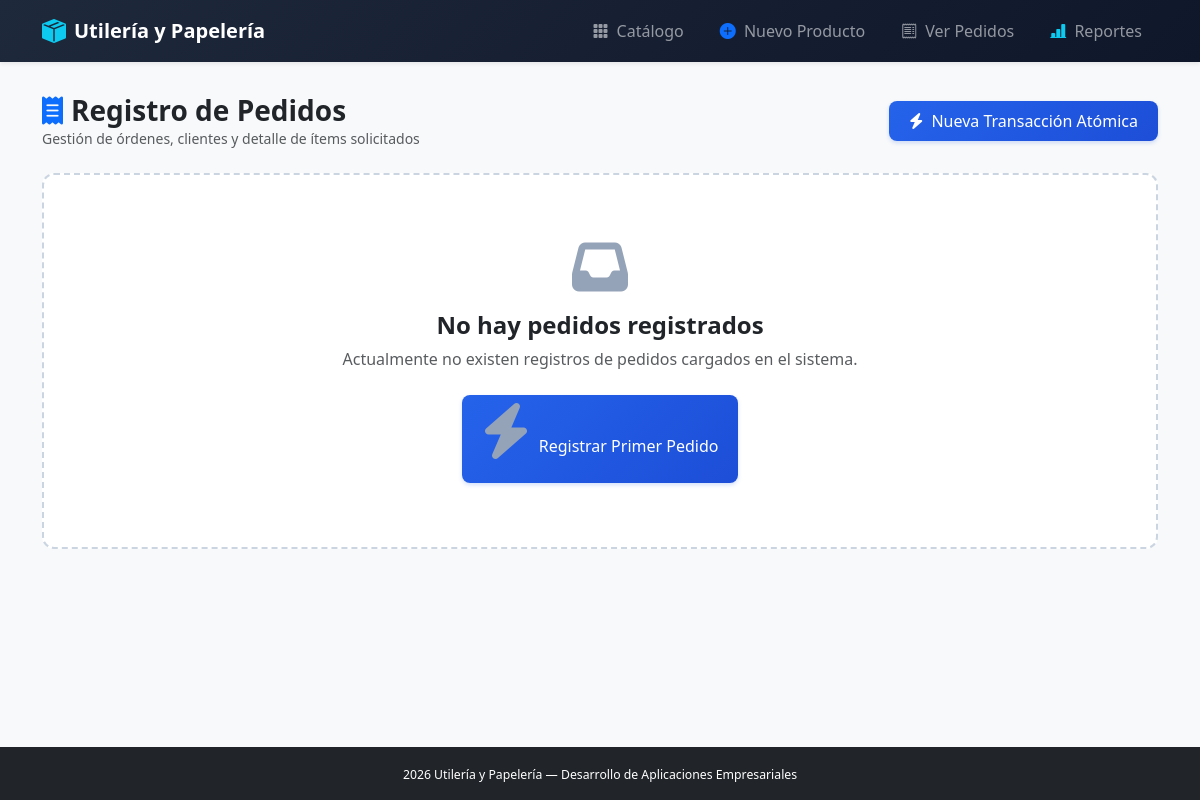
The page /utileria/pedidos/ on the database as committed earlier.
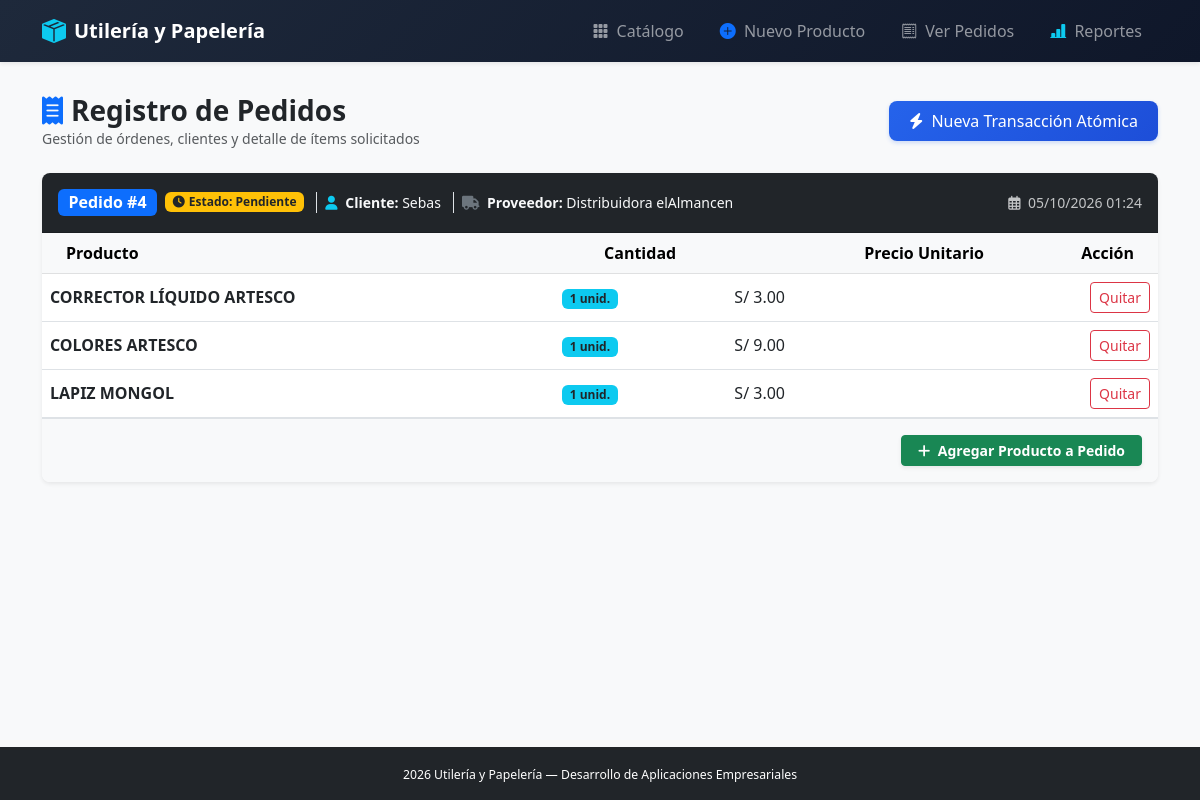
The same page on the database as committed later.
### utileria/models.py (models this page shows, shortened)
class Pedido(models.Model):
    cliente = models.ForeignKey(
        Cliente,
        on_delete=models.CASCADE,
        related_name='pedidos',
        null=True,
        blank=True
    )
    proveedor = models.ForeignKey(
        Proveedor,
        on_delete=models.SET_NULL,
        related_name='pedidos',
        null=True,
        blank=True
    )
    fecha = models.DateTimeField(auto_now_add=True)
    estado = models.CharField(max_length=50, default='Pendiente')  # CAMPO DE ESTADO
    productos = models.ManyToManyField(
        Producto,
        through='DetallePedido',
        related_name='pedidos'
    )
    objects = PedidoQuerySet.as_manager()

class Cliente(models.Model):
    nombre = models.CharField(max_length=100)
    telefono = models.CharField(max_length=15)

class Proveedor(models.Model):
    razon_social = models.CharField(max_length=100)
    ruc = models.CharField(max_length=11)

class DetallePedido(models.Model):
    pedido = models.ForeignKey(Pedido, on_delete=models.CASCADE)
    producto = models.ForeignKey(Producto, on_delete=models.CASCADE)
    cantidad = models.PositiveIntegerField(default=1)  # ATRIBUTO NUMÉRICO
    precio_unitario = models.DecimalField(max_digits=10, decimal_places=2)  # ATRIBUTO NUMÉRICO

class Producto(models.Model):  # ENTIDAD PRINCIPAL
    codigo = models.CharField(max_length=20)
    nombre = models.CharField(max_length=100)
    precio = models.DecimalField(max_digits=10, decimal_places=2)
    stock = models.IntegerField()  # CAMPO ENTERO QUE SE DESCUENTA CON F()
    categoria = models.ForeignKey(
        Categoria,
        on_delete=models.PROTECT,
        related_name='productos',
        null=True,
        blank=True
    )

### utileria/views.py (the view)
# urls.py: path("pedidos/", views.pedido_list, name="pedido_list"),
def pedido_list(request):
    pedidos = (
        Pedido.objects.pendientes()
        .del_mes()
        .select_related('cliente', 'proveedor')
        .prefetch_related('detallepedido_set__producto')
    )
    return render(request, 'utileria/pedido_list.html', {'pedidos': pedidos})

### utileria/models.py (called while the page is built)
    def pendientes(self):
        return self.filter(estado__iexact='Pendiente')

    def del_mes(self):
        hoy = timezone.now()
        return self.filter(fecha__year=hoy.year, fecha__month=hoy.month)

### utileria/templates/utileria/pedido_list.html (shortened to what this page needs)
{% extends 'utileria/base.html' %}
{% block content %}
<div class="d-flex justify-content-between align-items-center mb-4">
    <div>
        <h3 class="fw-bold text-dark m-0 d-flex align-items-center gap-2">
            <i class="fas fa-receipt text-primary"></i>
            Registro de Pedidos
        </h3>
        <p class="text-muted small m-0">Gestión de órdenes, clientes y detalle de ítems solicitados</p>
    </div>
    <a href="{% url 'utileria:registrar_pedido_transaccion' %}" class="btn btn-primary-custom text-decoration-none">
        <i class="fas fa-bolt me-1"></i> Nueva Transacción Atómica
    </a>
</div>
{% for pedido in pedidos %}
<div class="card card-item shadow-sm border-0 mb-4 rounded-3 overflow-hidden">
    <div class="card-header bg-dark text-white p-3 d-flex flex-wrap justify-content-between align-items-center gap-2">
        <div class="d-flex align-items-center gap-2 flex-wrap">
            <span class="badge bg-primary fs-6 fw-bold">Pedido #{{ pedido.id }}</span>
            <span class="badge bg-warning text-dark fw-bold">
                <i class="fas fa-clock me-1"></i>Estado: {{ pedido.estado }}
            </span>
            {% if pedido.cliente %}
                <span class="text-light small border-start ps-2 ms-1">
                    <i class="fas fa-user text-info me-1"></i> <strong>Cliente:</strong> {{ pedido.cliente.nombre }}
                </span>
            {% endif %}
            {% if pedido.proveedor %}
                <span class="text-light small border-start ps-2 ms-1">
                    <i class="fas fa-truck text-secondary me-1"></i> <strong>Proveedor:</strong> {{ pedido.proveedor.razon_social }}
                </span>
            {% endif %}
        </div>
        <div class="text-light small opacity-75">
            <i class="far fa-calendar-alt me-1"></i> {{ pedido.fecha|date:"d/m/Y H:i" }}
        </div>
    </div>
    <div class="card-body p-0">
        <div class="table-responsive">
            <table class="table table-hover align-middle mb-0">
                <thead class="table-light">
                    <tr>
                        <th class="ps-4">Producto</th>
                        <th class="text-center">Cantidad</th>
                        <th class="text-end">Precio Unitario</th>
                        <th class="text-end pe-4">Acción</th>
                    </tr>
                </thead>
                <tbody>
                    {% for detalle in pedido.detallepedido_set.all %}
                        {% include 'utileria/_detalle_item.html' %}
                    {% empty %}
                        <tr>
                            <td colspan="4" class="text-center text-muted py-3">
                                <em>Sin artículos registrados en este pedido.</em>
                            </td>
                        </tr>
                    {% endfor %}
                </tbody>
            </table>
        </div>
    </div>
    <div class="card-footer bg-light p-3 text-end border-top">
        <a href="{% url 'utileria:detalle_create' pedido.id %}" class="btn btn-success btn-sm px-3 fw-semibold shadow-sm">
            <i class="fas fa-plus me-1"></i> Agregar Producto a Pedido
        </a>
    </div>
</div>
{% empty %}
<div class="empty-state my-4">
    <i class="fas fa-inbox"></i>
    <h4 class="fw-bold text-dark">No hay pedidos registrados</h4>
    <p class="text-muted">Actualmente no existen registros de pedidos cargados en el sistema.</p>
    <a href="{% url 'utileria:registrar_pedido_transaccion' %}" class="btn btn-primary-custom text-decoration-none mt-2">
        <i class="fas fa-bolt me-1"></i> Registrar Primer Pedido
    </a>
</div>
{% endfor %}
{% endblock %}

### utileria/templates/utileria/base.html (shortened to what this page needs)
<!DOCTYPE html>
<html lang="es">
<head>
    <link href="https://cdn.jsdelivr.net/npm/bootstrap@5.3.0/dist/css/bootstrap.min.css" rel="stylesheet">
    <link rel="stylesheet" href="https://cdn.jsdelivr.net/npm/bootstrap-icons@1.11.0/font/bootstrap-icons.css">
    <link rel="stylesheet" href="https://cdnjs.cloudflare.com/ajax/libs/font-awesome/6.4.0/css/all.min.css">
</head>
<body class="bg-light d-flex flex-column min-vh-100">
    <nav class="navbar navbar-expand-lg navbar-dark navbar-custom shadow-sm mb-4">
        <div class="container">
            <a class="navbar-brand fw-bold d-flex align-items-center gap-2" href="{% url 'utileria:producto_list' %}">
                <i class="bi bi-box-seam-fill text-info fs-4"></i>
                <span>Utilería y Papelería</span>
            </a>
            <div class="collapse navbar-collapse" id="navbarNav">
                <div class="navbar-nav ms-auto gap-1">
                    <a class="nav-link px-3" href="{% url 'utileria:producto_list' %}">
                        <i class="bi bi-grid-3x3-gap-fill me-1"></i> Catálogo
                    </a>
                    <a class="nav-link px-3" href="{% url 'utileria:producto_create' %}">
                        <i class="bi bi-plus-circle-fill me-1 text-primary"></i> Nuevo Producto
                    </a>
                    <a class="nav-link px-3" href="{% url 'utileria:pedido_list' %}">
                        <i class="bi bi-receipt me-1"></i> Ver Pedidos
                    </a>
                    <a class="nav-link px-3" href="{% url 'utileria:reporte' %}">
                        <i class="bi bi-bar-chart-line-fill me-1 text-info"></i> Reportes
                    </a>
                </div>
            </div>
        </div>
    </nav>
    <main class="container flex-grow-1 my-2">
        {% block content %}
        {% endblock %}
    </main>
    <footer class="bg-dark text-white text-center py-3 mt-auto">
        <div class="container small">
            <small>2026 Utilería y Papelería — Desarrollo de Aplicaciones Empresariales</small>
        </div>
    </footer>
</body>
</html>

### utileria/templates/utileria/_detalle_item.html
<tr>
    <td><strong>{{ detalle.producto.nombre|upper }}</strong></td>
    <td><span class="badge bg-info text-dark">{{ detalle.cantidad }} unid.</span></td>
    <td>S/ {{ detalle.precio_unitario|floatformat:2 }}</td>
    <td class="text-end">
        <a href="{% url 'utileria:detalle_delete' detalle.id %}" class="btn btn-sm btn-outline-danger">Quitar</a>
    </td>
</tr>

### utileria/templates/utileria/base.html (style rules this page uses)
.navbar-custom { background: linear-gradient(135deg, #1e293b 0%, #0f172a 100%); }
.nav-link { transition: all 0.2s ease-in-out; font-weight: 500; }
.btn-primary-custom { background: linear-gradient(135deg, #2563eb 0%, #1d4ed8 100%); color: #ffffff; border: none; padding: 0.5rem 1.25rem; border-radius: 8px; font-weight: 500; box-shadow: 0 2px 4px rgba(37, 99, 235, 0.2); transition: all 0.2s ease; }
.card-item { border: 1px solid #e2e8f0; border-radius: 12px; transition: all 0.25s ease; background: #ffffff; }

Rows that differ between the two databases and show on the page:
added Pedido: id "4", estado "Pendiente", cliente.nombre "Sebas", proveedor.razon_social "Distribuidora elAlmancen", fecha "05/10/2026 01:24"
added DetallePedido: producto.nombre "CORRECTOR LÍQUIDO ARTESCO", cantidad "1", precio_unitario "3.00"
added DetallePedido: producto.nombre "COLORES ARTESCO", cantidad "1", precio_unitario "9.00"
added DetallePedido: producto.nombre "LAPIZ MONGOL", cantidad "1", precio_unitario "3.00"
Other text that changed with them:
text no longer shown: "No hay pedidos registrados Actualmente no existen registros de pedidos cargados en el sistema. Registrar Primer Pedido"
